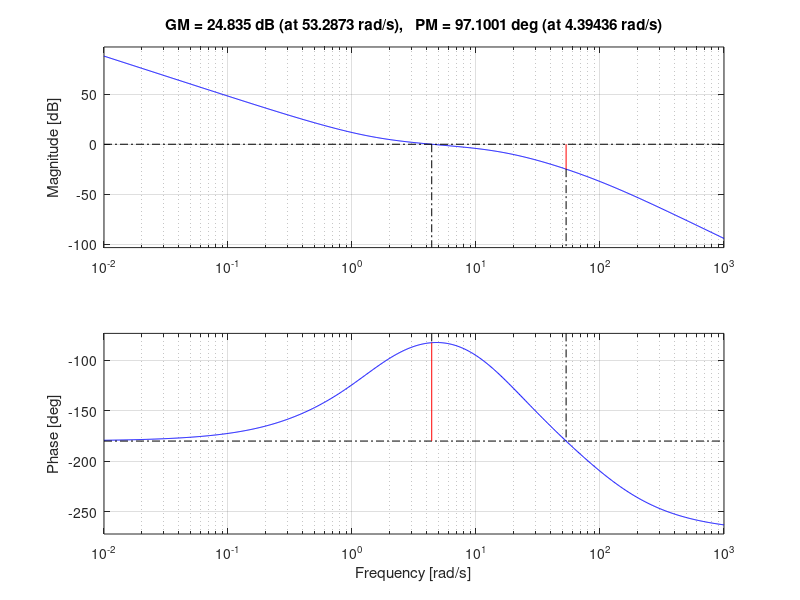
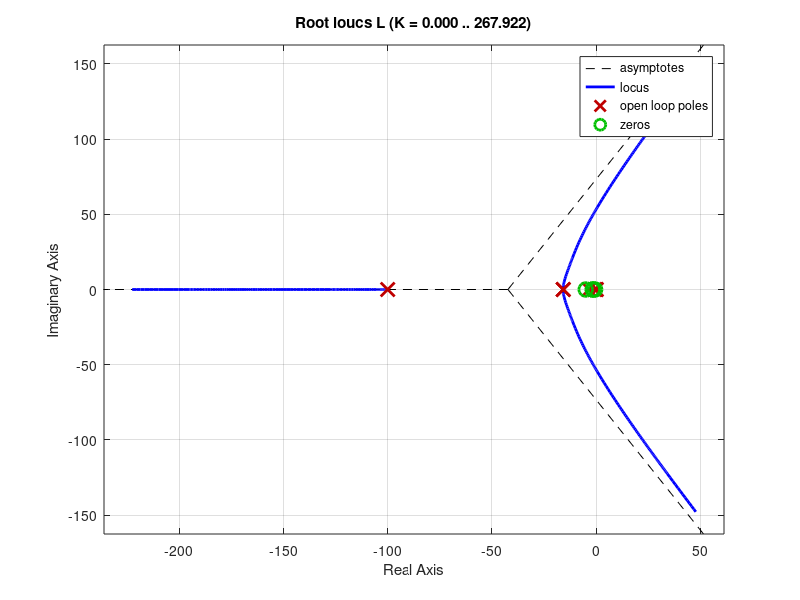
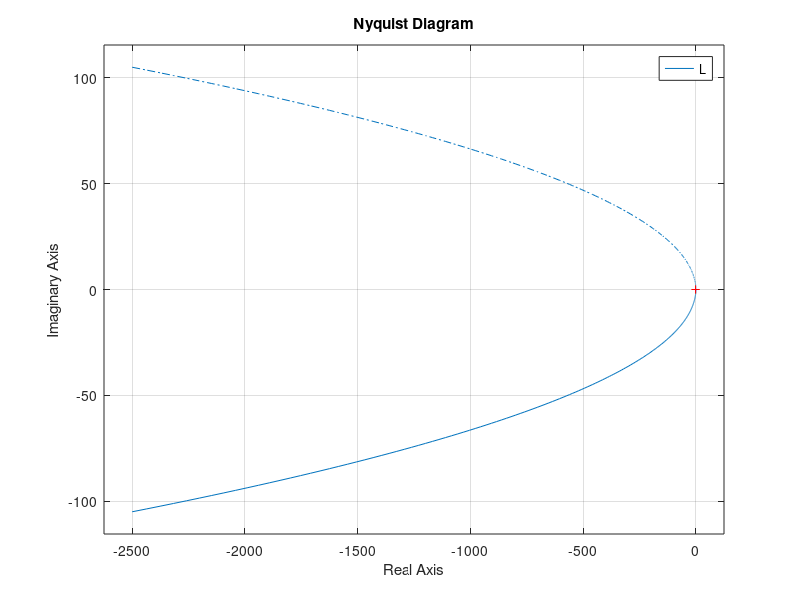
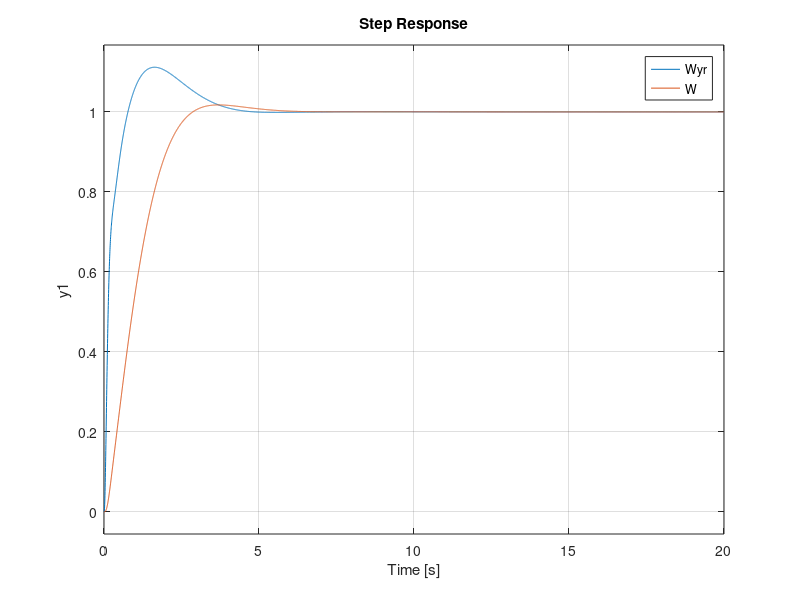

MATLAB code for these plots, in order:
% Controlli Automatici - Esame 22-02-2022

% Specifiche del controllore C:
% - Errore nullo per riferimento a rampa
% - Overshoot più piccolo possibile
% - Tempo di assestamento t_s più piccolo possibile

clc;
clearvars;
close all;

s = tf("s");
P = -(s + 5) / (s * (s^2 + 4*s + 2));

% Utilizzo i diagrammi di Bode, il luogo delle radici e il diagramma di
% Nyquist per avere informazioni sul plant P

% figure;
% margin(P);
% grid on;
% 
% figure;
% rlocus(P);
% 
% figure;
% nyquist(P);

% Soluzione 1: sintetizzare il controllore C partendo dal luogo delle
% radici.
% 
% Per soddisfare i requisiti di precisione definiamo i seguenti
% parametri: (leggi pdf)

h = 1;
K = -1;
C1 = K / s^h;

% A questo punto osserviamo che il luogo delle radici, del controllore che
% stiamo realizzando, presenta un polo all'infinito. Pertanto conviene
% aggiungere uno zero per attirare tale polo nel semipiano sinistro. 
% Tuttavia con quest'ultima aggiunta il controllore C(s) è descritto da una
% funzione propria (n = m), pertanto possiamo aggiungere anche un polo per
% rendere il controllore strettamente proprio (n > m). (leggi pdf)

z = -0.5;
tau_z = 1 / abs(z);

p = -100;
tau_p = 1 / abs(p);

C2 = (1 + tau_z * s) / (1 + tau_p * s);

% figure;
% rlocus(-1 * C1 * C2);

% Utilizzando la funzione "nyquist(C * P);" è facile verificare che il
% sistema retroazionato è instabile. Pertanto possiamo utilizzare una rete
% correttrice per aumentare il margine di fase. In particolare la rete che
% ci permette di fare ciò è una rete anticipatrice, che talvolta diminuisce
% l'overshoot e il tempo di assestamento t_s.
% Tuttavia bisogna ricordare che 0 < alpha < 1, tau_ra > alpha * tau_ra e
% che w_m = 1 / (tau_ra * sqrt(alpha)).
% In particolare dall'ultima formula è possibile ricavare il valore di
% tau_ra e questo vuol dire che il valore di w_m risulterà arbitrario.

% C = C1 * C2;
% figure;
% nyquist(C * P);
% pole(C * P)
% 
% figure;
% margin(C * P);
% grid on;

alpha = 0.1;
w_m = 5;
tau_ra = 1 / (w_m * sqrt(alpha));
Ra = (1 + tau_ra * s) / (1 + alpha * tau_ra * s);

% A questo punto costruiamo il blocco del controllore C, la funzione di
% guadagno ad anello aperto L(s) e anche la funzione del sistema in
% retroazione Wyr(s). Utilizzando il controllore C = C1 * C2 * Ra ed in
% particolare analizzando la risposta al gradino unitario ci accorgiamo che
% la sovraelongazione massima è del 41.4% mentre il tempo di assestamento è
% pari a t_s = 5.26s. Pertanto possiamo ottenere sicuramente risultati
% migliori. Ma in che modo? Se analizziamo il diagramma di Nyquist o i
% diagrammi di Bode vediamo che il margine di fase è Mf = 37.6deg ma
% normalmente per garantire la stabilità a lungo termine tale valore deve
% essere compreso tra 45deg e 60deg. Pertanto possiamo provare ad
% utilizzare nuovamente (in cascata) la rete correttrice Ra e ci aspettiamo
% che la sovraelongazione massima e il tempo di assestamento t_s
% diminuiscano ulteriormente.

% Utilizzando il controllore C = C1 * C2 * Ra^2 ed in particolare
% analizzando la risposta al gradino unitario ci accorgiamo che la
% sovraelongazione massima è 11.2% mentre il tempo di assestamento è
% pari a t_s = 3.62s. Pertanto poichè un overshoot accettabile è compreso
% tra 4% e 25% e poichè il tempo t_s si verifica per 0.6 < zeta < 0.7
% circa, possiamo affermare di aver rispettato ed implementato le
% specifiche di progettazione.

C = C1 * C2 * Ra^2;
L = C * P;
Wyr = minreal(L / (1 + L));

% Tuttavia possiamo migliorare ancora di più le specifiche inserendo un
% filtro passa basso Fr per rendere più smooth il segnale di riferimento,
% andando a filtrare le componenti ad alta frequenza del sistema e quindi
% riducendo ulteriormente la sovraelongazione massima. In particolare
% consideriamo Fr(s) = 1 / (1 + tau_fr * s) dove tau_fr = 1 in modo tale
% che il modulo della f.d.t. |F(jw)| = 1 / sqrt(1 + w^2 * tau_fr^2) e
% pertanto tracciando i diagrammi di Bode si evince che in corrispondenza
% della pulsazione di taglio w_c = 1 / tau_fr il guadagno calcolato in w_c
% è |Fr(jw_c)| = 1 / sqrt(2), che corrisponde ad un'attenuazione del
% segnale di -3dB. Inoltre ci costruiamo la funzione W(s) che
% naturalmente sarà data dalla cascata tra Fr(s) e Wyr(s).

tau_fr = 1;
Fr = 1 / (1 + tau_fr * s);

% figure;
% margin(Fr);
% grid on;

W = Fr * Wyr;

% Utilizzo i diagrammi di Bode, il luogo delle radici e il diagramma di
% Nyquist per avere informazioni sulla funzione del guadagno ad anello
% L(s), sul sistema in retroazione Wyr(s) e sul sistema filtrato W(s)
% (sempre in retroazione).

figure;
margin(L);
grid on;

figure;
rlocus(L);

figure;
nyquist(L);

figure;
step(Wyr, W);
grid on;

% Utilizzando il filtro Fr(s) ed in particolare analizzando la risposta al 
% gradino unitario ci accorgiamo che la sovraelongazione massima è 1.76%
% mentre il tempo di assestamento è pari a t_s = 2.58s. Pertanto possiamo
% affermare di aver migliorato ulteriormente le specifiche di progetto.

% A questo punto è il momento di analizzare se la soluzione proposta è
% accettabile, ed in particolare confrontiamo la risposta del sistema in
% retroazione con filtraggio a tempo continuo W(t) con l'imgresso a
% rampa.

t = 0:0.1:100;
ramp = t;

figure;
lsim(W, ramp, t);
grid on;











